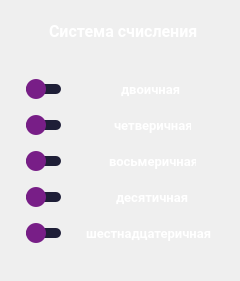
      <widget class="Frame" name="frame_5">
       <property name="enabled">
        <bool>true</bool>
       </property>
       <property name="geometry">
        <rect>
         <x>230</x>
         <y>10</y>
         <width>240</width>
         <height>281</height>
        </rect>
       </property>
       <property name="minimumSize">
        <size>
         <width>240</width>
         <height>250</height>
        </size>
       </property>
       <property name="styleSheet">
        <string notr="true">QFrame {
    border-radius: 35px; /* Радиус скругления краев */
    border: none; /* Убираем границу */
}

QFrame[enabled=&quot;false&quot;] {
    background-color: rgba(120, 80, 105, 0.5); /* Затемняем фон при выключенном состоянии */
}

QFrame[enabled=&quot;true&quot;] {
    background-color: rgba(115, 100, 140, 1); /* Красивый? Цвет фона */
}
</string>
       </property>
       <property name="frameShape">
        <enum>QFrame::StyledPanel</enum>
       </property>
       <property name="frameShadow">
        <enum>QFrame::Raised</enum>
       </property>
       <layout class="QGridLayout" name="gridLayout_4">
        <item row="1" column="0">
         <spacer name="verticalSpacer_12">
          <property name="orientation">
           <enum>Qt::Vertical</enum>
          </property>
          <property name="sizeHint" stdset="0">
           <size>
            <width>20</width>
            <height>40</height>
           </size>
          </property>
         </spacer>
        </item>
        <item row="0" column="0">
         <layout class="QGridLayout" name="gridLayout_2">
          <item row="5" column="0">
           <layout class="QGridLayout" name="gridLayout_20">
            <item row="0" column="0">
             <spacer name="horizontalSpacer_31">
              <property name="orientation">
               <enum>Qt::Horizontal</enum>
              </property>
              <property name="sizeType">
               <enum>QSizePolicy::Fixed</enum>
              </property>
              <property name="sizeHint" stdset="0">
               <size>
                <width>15</width>
                <height>20</height>
               </size>
              </property>
             </spacer>
            </item>
            <item row="0" column="1">
             <widget class="QSlider" name="horizontalSliderNS8">
              <property name="minimumSize">
               <size>
                <width>35</width>
                <height>30</height>
               </size>
              </property>
              <property name="maximumSize">
               <size>
                <width>35</width>
                <height>30</height>
               </size>
              </property>
              <property name="styleSheet">
               <string notr="true">QSlider::groove:horizontal {
    height: 10px;
    background-color: rgba(30, 30, 55, 1); /* Цвет ползунка */
    margin: 2px 0;
    border-radius: 5px; /* Скругление краев дорожки */
}

QSlider::handle:horizontal {
    background-color:  rgba(120, 30, 135, 1); /* Цвет ползунка */
    border: none;
    width: 20px;
    height: 20px;
    border-radius: 10px; /* Скругление краев ползунка */
    margin: -5px 0; /* Положение ползунка по вертикали */
}</string>
              </property>
              <property name="maximum">
               <number>1</number>
              </property>
              <property name="pageStep">
               <number>1</number>
              </property>
              <property name="orientation">
               <enum>Qt::Horizontal</enum>
              </property>
             </widget>
            </item>
            <item row="0" column="2">
             <spacer name="horizontalSpacer_32">
              <property name="orientation">
               <enum>Qt::Horizontal</enum>
              </property>
              <property name="sizeType">
               <enum>QSizePolicy::Expanding</enum>
              </property>
              <property name="sizeHint" stdset="0">
               <size>
                <width>20</width>
                <height>20</height>
               </size>
              </property>
             </spacer>
            </item>
            <item row="0" column="3">
             <widget class="QLabel" name="label_13">
              <property name="minimumSize">
               <size>
                <width>95</width>
                <height>30</height>
               </size>
              </property>
              <property name="maximumSize">
               <size>
                <width>95</width>
                <height>30</height>
               </size>
              </property>
              <property name="font">
               <font>
                <family>Roboto</family>
                <pointsize>10</pointsize>
                <weight>75</weight>
                <italic>false</italic>
                <bold>true</bold>
               </font>
              </property>
              <property name="styleSheet">
               <string notr="true">QLabel {
    color: rgba(255, 255, 255, 1); /* Белый текст */
    background-color: transparent; /* Прозрачный фон */
    border: none; /* Убираем рамку */
	padding-left: 5px; /* Отступ тексту слева */
}</string>
              </property>
              <property name="text">
               <string>восьмеричная</string>
              </property>
             </widget>
            </item>
            <item row="0" column="4">
             <spacer name="horizontalSpacer_33">
              <property name="orientation">
               <enum>Qt::Horizontal</enum>
              </property>
              <property name="sizeHint" stdset="0">
               <size>
                <width>20</width>
                <height>20</height>
               </size>
              </property>
             </spacer>
            </item>
           </layout>
          </item>
          <item row="2" column="0">
           <spacer name="verticalSpacer_6">
            <property name="orientation">
             <enum>Qt::Vertical</enum>
            </property>
            <property name="sizeHint" stdset="0">
             <size>
              <width>20</width>
              <height>40</height>
             </size>
            </property>
           </spacer>
          </item>
          <item row="1" column="0">
           <layout class="QGridLayout" name="gridLayout_17">
            <item row="0" column="0">
             <spacer name="horizontalSpacer_11">
              <property name="orientation">
               <enum>Qt::Horizontal</enum>
              </property>
              <property name="sizeHint" stdset="0">
               <size>
                <width>40</width>
                <height>20</height>
               </size>
              </property>
             </spacer>
            </item>
            <item row="0" column="1">
             <widget class="QLabel" name="label_7">
              <property name="minimumSize">
               <size>
                <width>160</width>
                <height>30</height>
               </size>
              </property>
              <property name="maximumSize">
               <size>
                <width>160</width>
                <height>30</height>
               </size>
              </property>
              <property name="font">
               <font>
                <family>Roboto</family>
                <pointsize>12</pointsize>
                <weight>75</weight>
                <italic>false</italic>
                <bold>true</bold>
               </font>
              </property>
              <property name="styleSheet">
               <string notr="true">QLabel {
    color: rgba(255, 255, 255, 1); /* Белый текст */
    background-color: transparent; /* Прозрачный фон */
    border: none; /* Убираем рамку */
	padding-left: 5px; /* Отступ тексту слева */
}</string>
              </property>
              <property name="text">
               <string>Система счисления</string>
              </property>
             </widget>
            </item>
            <item row="0" column="2">
             <spacer name="horizontalSpacer_12">
              <property name="orientation">
               <enum>Qt::Horizontal</enum>
              </property>
              <property name="sizeHint" stdset="0">
               <size>
                <width>40</width>
                <height>20</height>
               </size>
              </property>
             </spacer>
            </item>
           </layout>
          </item>
          <item row="6" column="0">
           <layout class="QGridLayout" name="gridLayout_21">
            <item row="0" column="0">
             <spacer name="horizontalSpacer_36">
              <property name="orientation">
               <enum>Qt::Horizontal</enum>
              </property>
              <property name="sizeType">
               <enum>QSizePolicy::Fixed</enum>
              </property>
              <property name="sizeHint" stdset="0">
               <size>
                <width>15</width>
                <height>20</height>
               </size>
              </property>
             </spacer>
            </item>
            <item row="0" column="4">
             <spacer name="horizontalSpacer_38">
              <property name="orientation">
               <enum>Qt::Horizontal</enum>
              </property>
              <property name="sizeHint" stdset="0">
               <size>
                <width>20</width>
                <height>20</height>
               </size>
              </property>
             </spacer>
            </item>
            <item row="0" column="1">
             <widget class="QSlider" name="horizontalSliderNS10">
              <property name="minimumSize">
               <size>
                <width>35</width>
                <height>30</height>
               </size>
              </property>
              <property name="maximumSize">
               <size>
                <width>35</width>
                <height>30</height>
               </size>
              </property>
              <property name="styleSheet">
               <string notr="true">QSlider::groove:horizontal {
    height: 10px;
    background-color: rgba(30, 30, 55, 1); /* Цвет ползунка */
    margin: 2px 0;
    border-radius: 5px; /* Скругление краев дорожки */
}

QSlider::handle:horizontal {
    background-color:  rgba(120, 30, 135, 1); /* Цвет ползунка */
    border: none;
    width: 20px;
    height: 20px;
    border-radius: 10px; /* Скругление краев ползунка */
    margin: -5px 0; /* Положение ползунка по вертикали */
}</string>
              </property>
              <property name="maximum">
               <number>1</number>
              </property>
              <property name="pageStep">
               <number>1</number>
              </property>
              <property name="orientation">
               <enum>Qt::Horizontal</enum>
              </property>
             </widget>
            </item>
            <item row="0" column="2">
             <spacer name="horizontalSpacer_37">
              <property name="orientation">
               <enum>Qt::Horizontal</enum>
              </property>
              <property name="sizeType">
               <enum>QSizePolicy::Expanding</enum>
              </property>
              <property name="sizeHint" stdset="0">
               <size>
                <width>20</width>
                <height>20</height>
               </size>
              </property>
             </spacer>
            </item>
            <item row="0" column="3">
             <widget class="QLabel" name="label_14">
              <property name="minimumSize">
               <size>
                <width>80</width>
                <height>30</height>
               </size>
              </property>
              <property name="maximumSize">
               <size>
                <width>80</width>
                <height>30</height>
               </size>
              </property>
              <property name="font">
               <font>
                <family>Roboto</family>
                <pointsize>10</pointsize>
                <weight>75</weight>
                <italic>false</italic>
                <bold>true</bold>
               </font>
              </property>
              <property name="styleSheet">
               <string notr="true">QLabel {
    color: rgba(255, 255, 255, 1); /* Белый текст */
    background-color: transparent; /* Прозрачный фон */
    border: none; /* Убираем рамку */
	padding-left: 5px; /* Отступ тексту слева */
}</string>
              </property>
              <property name="text">
               <string>десятичная</string>
              </property>
             </widget>
            </item>
           </layout>
          </item>
          <item row="3" column="0">
           <layout class="QGridLayout" name="gridLayout_18">
            <item row="0" column="0">
             <spacer name="horizontalSpacer_14">
              <property name="orientation">
               <enum>Qt::Horizontal</enum>
              </property>
              <property name="sizeType">
               <enum>QSizePolicy::Fixed</enum>
              </property>
              <property name="sizeHint" stdset="0">
               <size>
                <width>15</width>
                <height>20</height>
               </size>
              </property>
             </spacer>
            </item>
            <item row="0" column="1">
             <widget class="QSlider" name="horizontalSliderNS2">
              <property name="minimumSize">
               <size>
                <width>35</width>
                <height>30</height>
               </size>
              </property>
              <property name="maximumSize">
               <size>
                <width>35</width>
                <height>30</height>
               </size>
              </property>
              <property name="styleSheet">
               <string notr="true">QSlider::groove:horizontal {
    height: 10px;
    background-color: rgba(30, 30, 55, 1); /* Цвет ползунка */
    margin: 2px 0;
    border-radius: 5px; /* Скругление краев дорожки */
}

QSlider::handle:horizontal {
    background-color:  rgba(120, 30, 135, 1); /* Цвет ползунка */
    border: none;
    width: 20px;
    height: 20px;
    border-radius: 10px; /* Скругление краев ползунка */
    margin: -5px 0; /* Положение ползунка по вертикали */
}</string>
              </property>
              <property name="maximum">
               <number>1</number>
              </property>
              <property name="pageStep">
               <number>1</number>
              </property>
              <property name="orientation">
               <enum>Qt::Horizontal</enum>
              </property>
             </widget>
            </item>
            <item row="0" column="2">
             <spacer name="horizontalSpacer_15">
              <property name="orientation">
               <enum>Qt::Horizontal</enum>
              </property>
              <property name="sizeType">
               <enum>QSizePolicy::Expanding</enum>
              </property>
              <property name="sizeHint" stdset="0">
               <size>
                <width>20</width>
                <height>20</height>
               </size>
              </property>
             </spacer>
            </item>
            <item row="0" column="3">
             <widget class="QLabel" name="label_8">
              <property name="minimumSize">
               <size>
                <width>70</width>
                <height>30</height>
               </size>
              </property>
              <property name="maximumSize">
               <size>
                <width>70</width>
                <height>30</height>
               </size>
              </property>
              <property name="font">
               <font>
                <family>Roboto</family>
                <pointsize>10</pointsize>
                <weight>75</weight>
                <italic>false</italic>
                <bold>true</bold>
               </font>
              </property>
              <property name="styleSheet">
               <string notr="true">QLabel {
    color: rgba(255, 255, 255, 1); /* Белый текст */
    background-color: transparent; /* Прозрачный фон */
    border: none; /* Убираем рамку */
	padding-left: 5px; /* Отступ тексту слева */
}</string>
              </property>
              <property name="text">
               <string>двоичная</string>
              </property>
             </widget>
            </item>
            <item row="0" column="4">
             <spacer name="horizontalSpacer_16">
              <property name="orientation">
               <enum>Qt::Horizontal</enum>
              </property>
              <property name="sizeHint" stdset="0">
               <size>
                <width>20</width>
                <height>20</height>
               </size>
              </property>
             </spacer>
            </item>
           </layout>
          </item>
          <item row="7" column="0">
           <layout class="QGridLayout" name="gridLayout_22">
            <item row="0" column="0">
             <spacer name="horizontalSpacer_39">
              <property name="orientation">
               <enum>Qt::Horizontal</enum>
              </property>
              <property name="sizeType">
               <enum>QSizePolicy::Fixed</enum>
              </property>
              <property name="sizeHint" stdset="0">
               <size>
                <width>15</width>
                <height>20</height>
               </size>
              </property>
             </spacer>
            </item>
            <item row="0" column="1">
             <widget class="QSlider" name="horizontalSliderNS16">
              <property name="minimumSize">
               <size>
                <width>35</width>
                <height>30</height>
               </size>
              </property>
              <property name="maximumSize">
               <size>
                <width>35</width>
                <height>30</height>
               </size>
              </property>
              <property name="styleSheet">
               <string notr="true">QSlider::groove:horizontal {
    height: 10px;
    background-color: rgba(30, 30, 55, 1); /* Цвет ползунка */
    margin: 2px 0;
    border-radius: 5px; /* Скругление краев дорожки */
}

QSlider::handle:horizontal {
    background-color:  rgba(120, 30, 135, 1); /* Цвет ползунка */
    border: none;
    width: 20px;
    height: 20px;
    border-radius: 10px; /* Скругление краев ползунка */
    margin: -5px 0; /* Положение ползунка по вертикали */
}</string>
              </property>
              <property name="maximum">
               <number>1</number>
              </property>
              <property name="pageStep">
               <number>1</number>
              </property>
              <property name="orientation">
               <enum>Qt::Horizontal</enum>
              </property>
             </widget>
            </item>
            <item row="0" column="2">
             <spacer name="horizontalSpacer_40">
              <property name="orientation">
               <enum>Qt::Horizontal</enum>
              </property>
              <property name="sizeType">
               <enum>QSizePolicy::Expanding</enum>
              </property>
              <property name="sizeHint" stdset="0">
               <size>
                <width>20</width>
                <height>20</height>
               </size>
              </property>
             </spacer>
            </item>
            <item row="0" column="3">
             <widget class="QLabel" name="label_15">
              <property name="minimumSize">
               <size>
                <width>140</width>
                <height>30</height>
               </size>
              </property>
              <property name="maximumSize">
               <size>
                <width>140</width>
                <height>30</height>
               </size>
              </property>
              <property name="font">
               <font>
                <family>Roboto</family>
                <pointsize>10</pointsize>
                <weight>75</weight>
                <italic>false</italic>
                <bold>true</bold>
               </font>
              </property>
              <property name="styleSheet">
               <string notr="true">QLabel {
    color: rgba(255, 255, 255, 1); /* Белый текст */
    background-color: transparent; /* Прозрачный фон */
    border: none; /* Убираем рамку */
	padding-left: 5px; /* Отступ тексту слева */
}</string>
              </property>
              <property name="text">
               <string>шестнадцатеричная</string>
              </property>
             </widget>
            </item>
            <item row="0" column="4">
             <spacer name="horizontalSpacer_41">
              <property name="orientation">
               <enum>Qt::Horizontal</enum>
              </property>
              <property name="sizeHint" stdset="0">
               <size>
                <width>20</width>
                <height>20</height>
               </size>
              </property>
             </spacer>
            </item>
           </layout>
          </item>
          <item row="4" column="0">
           <layout class="QGridLayout" name="gridLayout_19">
            <item row="0" column="0">
             <spacer name="horizontalSpacer_18">
              <property name="orientation">
               <enum>Qt::Horizontal</enum>
              </property>
              <property name="sizeType">
               <enum>QSizePolicy::Fixed</enum>
              </property>
              <property name="sizeHint" stdset="0">
               <size>
                <width>15</width>
                <height>20</height>
               </size>
              </property>
             </spacer>
            </item>
            <item row="0" column="1">
             <widget class="QSlider" name="horizontalSliderNS4">
              <property name="minimumSize">
               <size>
                <width>35</width>
                <height>30</height>
               </size>
              </property>
              <property name="maximumSize">
               <size>
                <width>35</width>
                <height>30</height>
               </size>
              </property>
              <property name="styleSheet">
               <string notr="true">QSlider::groove:horizontal {
    height: 10px;
    background-color: rgba(30, 30, 55, 1); /* Цвет ползунка */
    margin: 2px 0;
    border-radius: 5px; /* Скругление краев дорожки */
}

QSlider::handle:horizontal {
    background-color:  rgba(120, 30, 135, 1); /* Цвет ползунка */
    border: none;
    width: 20px;
    height: 20px;
    border-radius: 10px; /* Скругление краев ползунка */
    margin: -5px 0; /* Положение ползунка по вертикали */
}</string>
              </property>
              <property name="maximum">
               <number>1</number>
              </property>
              <property name="pageStep">
               <number>1</number>
              </property>
              <property name="orientation">
               <enum>Qt::Horizontal</enum>
              </property>
             </widget>
            </item>
            <item row="0" column="2">
             <spacer name="horizontalSpacer_19">
              <property name="orientation">
               <enum>Qt::Horizontal</enum>
              </property>
              <property name="sizeType">
               <enum>QSizePolicy::Expanding</enum>
              </property>
              <property name="sizeHint" stdset="0">
               <size>
                <width>20</width>
                <height>20</height>
               </size>
              </property>
             </spacer>
            </item>
            <item row="0" column="4">
             <spacer name="horizontalSpacer_20">
              <property name="orientation">
               <enum>Qt::Horizontal</enum>
              </property>
              <property name="sizeHint" stdset="0">
               <size>
                <width>20</width>
                <height>20</height>
               </size>
              </property>
             </spacer>
            </item>
            <item row="0" column="3">
             <widget class="QLabel" name="label_9">
              <property name="minimumSize">
               <size>
                <width>85</width>
                <height>30</height>
               </size>
              </property>
              <property name="maximumSize">
               <size>
                <width>85</width>
                <height>30</height>
               </size>
              </property>
              <property name="font">
               <font>
                <family>Roboto</family>
                <pointsize>10</pointsize>
                <weight>75</weight>
                <italic>false</italic>
                <bold>true</bold>
               </font>
              </property>
              <property name="styleSheet">
               <string notr="true">QLabel {
    color: rgba(255, 255, 255, 1); /* Белый текст */
    background-color: transparent; /* Прозрачный фон */
    border: none; /* Убираем рамку */
	padding-left: 5px; /* Отступ тексту слева */
}</string>
              </property>
              <property name="text">
               <string>четверичная</string>
              </property>
             </widget>
            </item>
           </layout>
          </item>
          <item row="0" column="0">
           <spacer name="verticalSpacer_9">
            <property name="orientation">
             <enum>Qt::Vertical</enum>
            </property>
            <property name="sizeType">
             <enum>QSizePolicy::Fixed</enum>
            </property>
            <property name="sizeHint" stdset="0">
             <size>
              <width>20</width>
              <height>5</height>
             </size>
            </property>
           </spacer>
          </item>
         </layout>
        </item>
       </layout>
      </widget>
